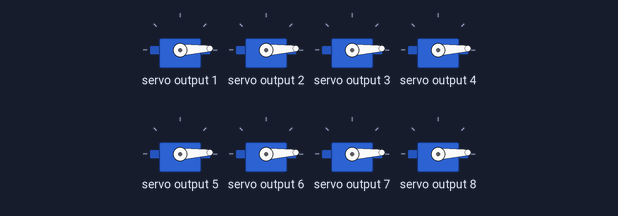
Bench run of a program on a simulated Raspberry Pi Pico running MicroPython. Shown: 8 × servo.

Above: at 0.05 s.
At 0.65 s:
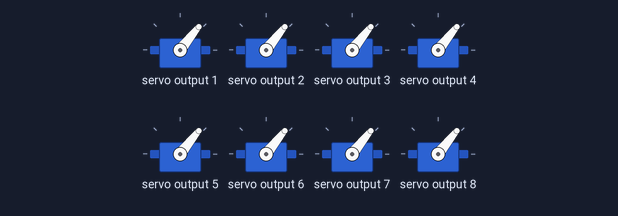
At 1.1 s:
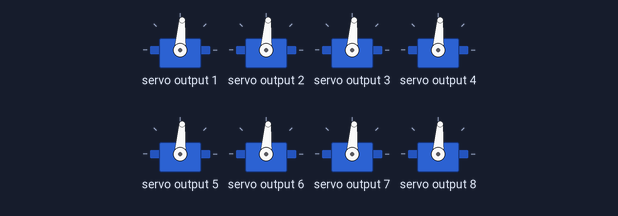
At 2.15 s:
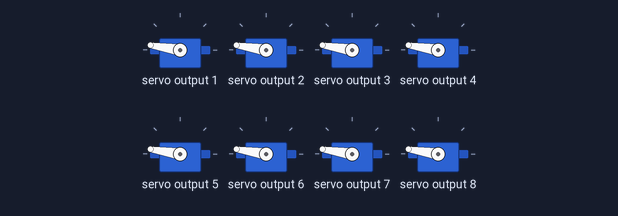
At 3.2 s:
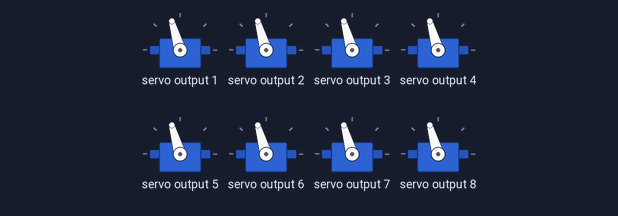
At 4.3 s:
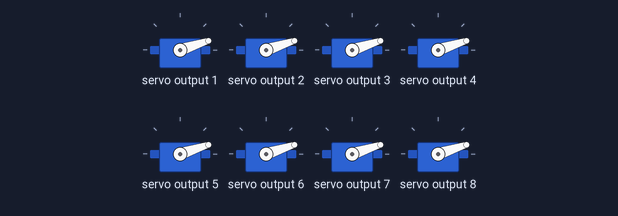
Timing chart, 0 to 5.9 s (numbered marks = the images above):
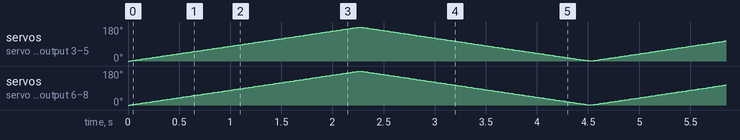

The program:

AllServoTest.py
```python
#AllServoTest.py
# test code that ramps each servo from 0-180-0
import PicoRobotics
import utime


board = PicoRobotics.KitronikPicoRobotics()
while True:
    for degrees in range(180):
        for servo in range(1,9):
            board.servoWrite(servo, degrees)
        utime.sleep_ms(10) #ramp speed over 10x180ms => approx 2 seconds.
    for degrees in range(180):
        for servo in range(1,9):
            board.servoWrite(servo, 180-degrees)
        utime.sleep_ms(10) #ramp speed over 10x180ms => approx 2 seconds.
```
